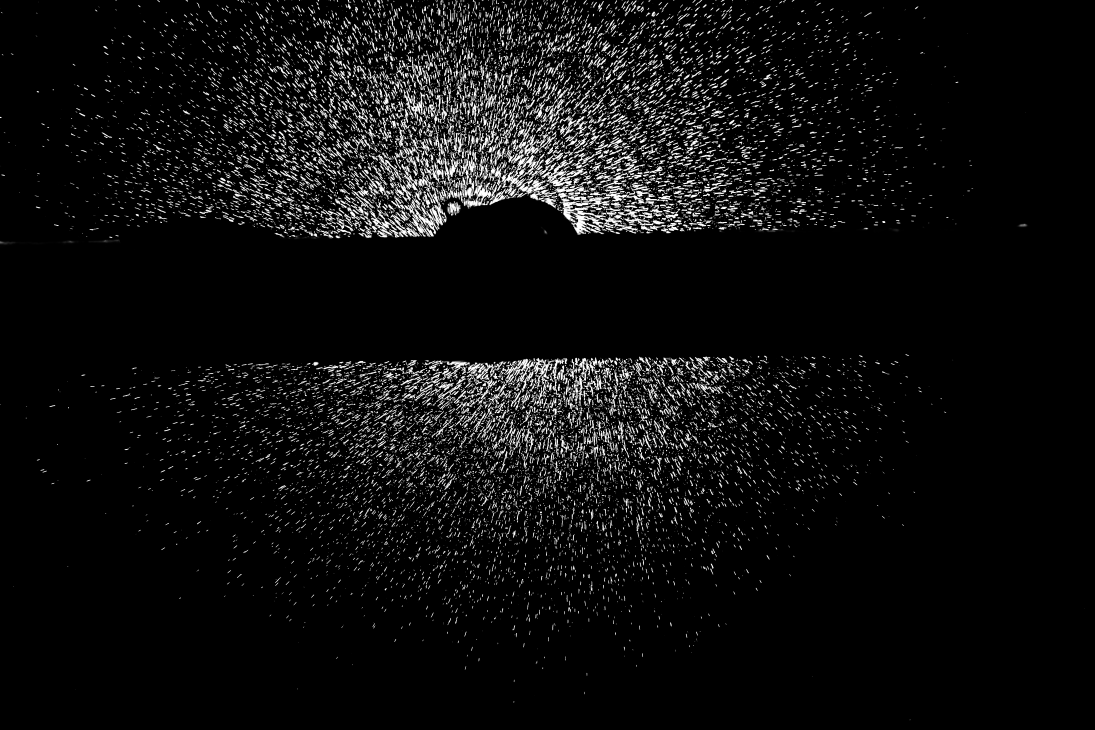
#> input picture img/week1.png, 5472 x 3648 px, found by its file name (shown at 1/5 size)
$ python test.py
#> lines starting #> are read from the running program, lines starting #| are printed output that depends on the picture; after the words box and inside, x2 and y2 are one past the last pixel; in counts of white or black regions, pixels touching at a corner belong together; long printed decimals are rounded
import cv2
import numpy as np
import math
import matplotlib.pyplot as plt

### TASK 1 ###

def roundUp(n, decimals=0):
    multiplier = 10 ** decimals
    return math.ceil(n * multiplier) / multiplier

# draw Rotated Rect bounding for drop
def drawBoundingRect(contour):
    # get the min area rect
    rect = cv2.minAreaRect(contour)
    box = cv2.boxPoints(rect)
    box = np.int0(box) #convert all coordinates floating point value to int
    # draw all contours
    cv2.drawContours(img_draw, [box], 0, (0, 255, 0), 1)
#read image file.
open_path_fname = "C:\\MyFolder\\Code\\Python\\week1\\img\\week1.png"
img = cv2.imread(open_path_fname,2)
#> img: shape (3648, 5472); min 0, max 255, mean 15.2
img_draw = cv2.imread(open_path_fname,1)
#> img_draw is the input picture: shape (3648, 5472, 3); mean B, G, R 15.2, 15.2, 15.2
#more smoothing, make the image blur to avoid the noises.
#img_blur = cv2.GaussianBlur(img, (3,3), 0)
#Canny edge direction.
threshold = 0
edges = cv2.Canny(img, threshold, threshold*2)
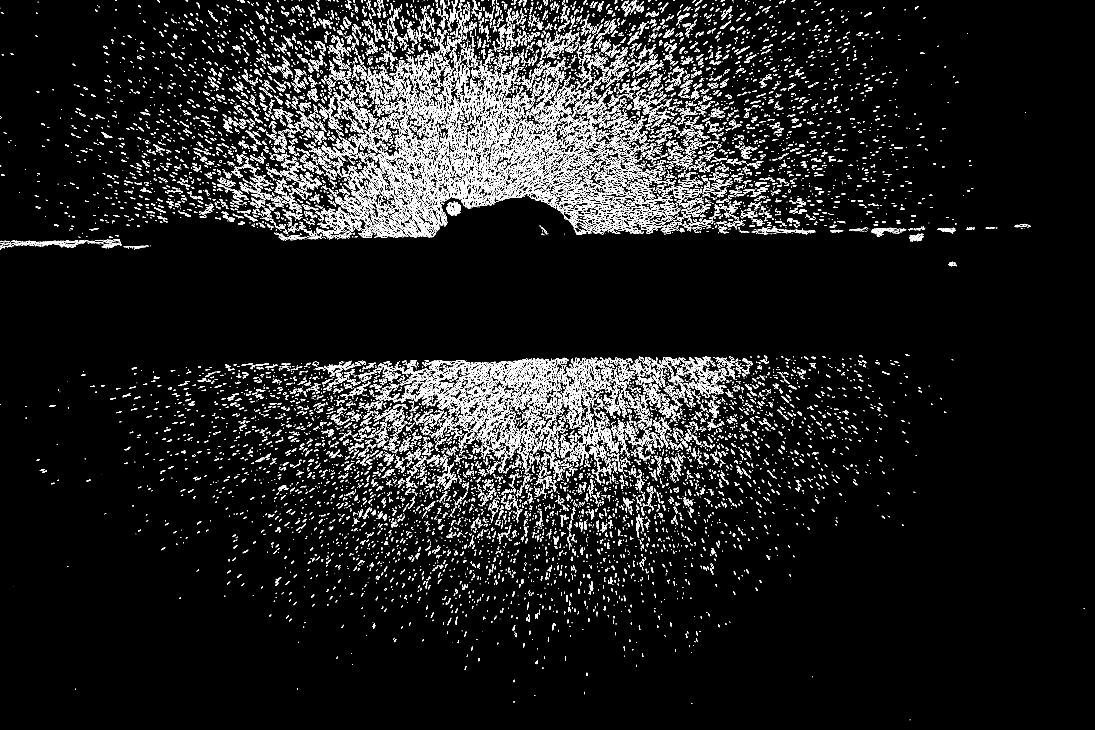
#> edges: shape (3648, 5472) (shown at 1/5 size); 3.7% white in thin lines or dots
# get contours list
contours, _ = cv2.findContours(
	edges, cv2.RETR_TREE, cv2.CHAIN_APPROX_SIMPLE)
#> contours = 47233 contours, 33881 with area under 20; largest, box (x1, y1, x2, y2) and area: (2017, 438, 2128, 606) 2950, (2581, 897, 2844, 1003) 2810, (3018, 766, 3186, 848) 2347, (1845, 1037, 1957, 1187) 1950, (2036, 732, 2102, 864) 1754
#print number of drops
total = len(contours)
#> total = 47233
print("(Task 1)number of drops in the image : ", total)
#| (Task 1)number of drops in the image :  47233

diameter_list = []
for cnt in contours :
    drawBoundingRect(cnt)
#> this loop made 47233 passes
#> (rect in drawBoundingRect, box in drawBoundingRect) on passes 1, 2, 5: (((4549.8, 3598.8), (2.83, 2.12), -45), [[4549, 3600], [4548, 3599], [4550, 3597], [4551, 3598]]), (((4549.8, 3598.8), (2.83, 2.12), -45), [[4549, 3600], [4548, 3599], [4550, 3597], [4551, 3598]]), (((2568.5, 3508.5), (7, 3), -90), [[2570, 3512], [2567, 3512], [2567, 3505], [2570, 3505]])
#save as image.
save_path = "C:\\MyFolder\\Code\\Python\\week1\\img\\week1Task1result.png"
cv2.imwrite(save_path, img_draw)
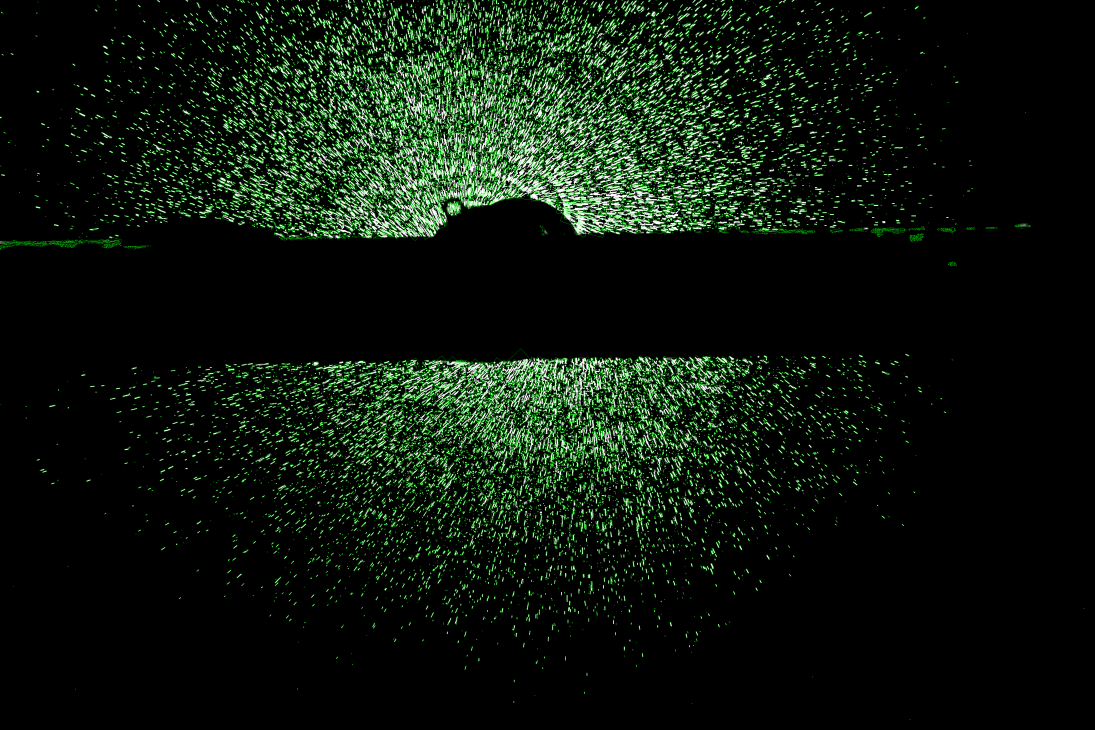
#> saved as week1Task1result.png: shape (3648, 5472, 3) (shown at 1/5 size); mean B, G, R 12.4, 23.1, 12.4

#show image on display.
cv2.imshow("Bounding Rectangle of Drops", img_draw)
cv2.waitKey(0)
cv2.destroyAllWindows()

#### TASK 2 ###

#reset image file.
img_draw = cv2.imread(open_path_fname,1)

#draw black circle (find ROI).
height, width = img.shape
#> height = 3648; width = 5472
center = (int(width/2-120), int(height/2-350))
#> center = (2616, 1474)
radius = 1391
black_circle = cv2.circle(img, center, radius, (0,0,0), -1 )

#Canny edge direction.
threshold = 0
edges = cv2.Canny(img, threshold, threshold*2)
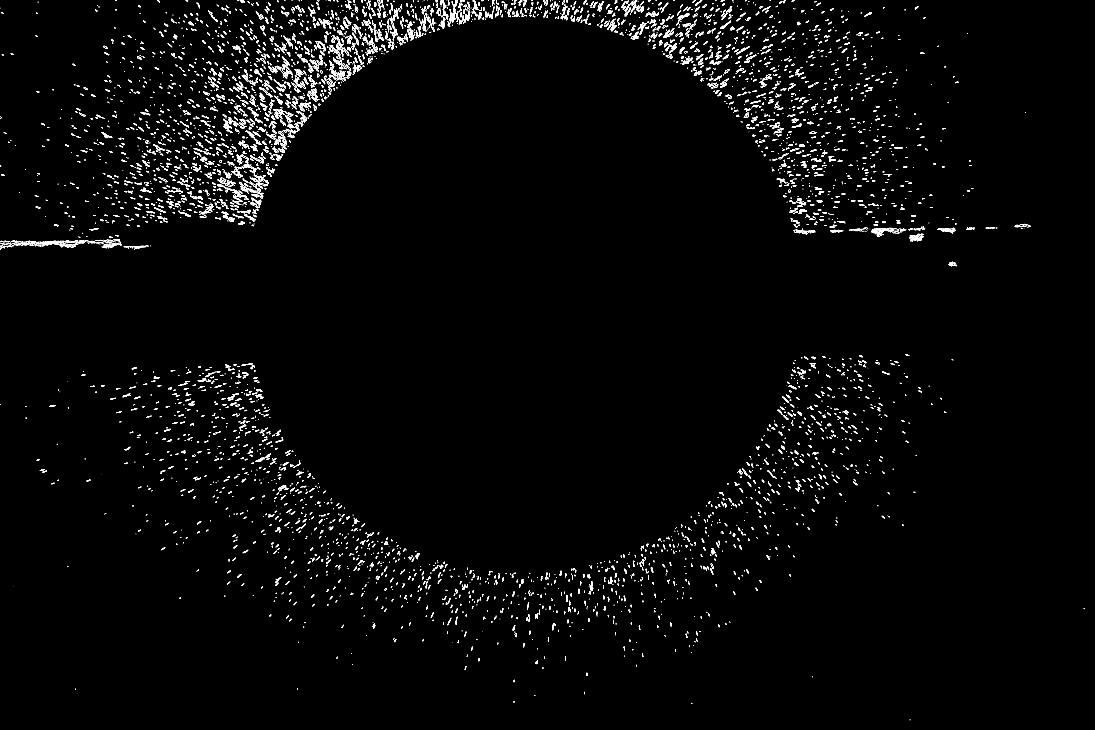
#> edges: shape (3648, 5472) (shown at 1/5 size); 0.92% white in thin lines or dots
#find contours.
contours, hierarchy = cv2.findContours(
	edges, cv2.RETR_TREE, cv2.CHAIN_APPROX_SIMPLE)
#> contours = 12423 contours, 7800 with area under 20; largest, box (x1, y1, x2, y2) and area: (1383, 329, 1439, 381) 572, (1967, 42, 1993, 104) 524, (2039, 121, 2070, 202) 517, (1114, 1077, 1173, 1110) 493, (1297, 435, 1362, 486) 474
total = len(contours)
#> total = 12423
print("(Task 2) number of drops in the image : ", total)
#| (Task 2) number of drops in the image :  12423
#find diameter
microns = 10 #10 microns per pixel
diameter_list = []
for cnt in contours :
    drawBoundingRect(cnt)
    ((x,y),(width_rect,height_rect),angle)= cv2.minAreaRect(cnt)
    if width_rect < height_rect:
        diameter = width_rect*microns
    else:
        diameter = height_rect*microns
    diameter_list.append(diameter)
#> this loop made 12423 passes
#> (cnt, box in drawBoundingRect, x, y, width_rect, height_rect, angle, diameter) on passes 3, 4, 7, 8: ([[3458, 3515], [3458, 3517], [3460, 3517], [3460, 3515]], [[3460, 3517], [3458, 3517], [3458, 3515], [3460, 3515]], 3459, 3516, 2, 2, -90, 20), ([[3458, 3516], [3459, 3515], [3460, 3516], [3459, 3517]], [[3459, 3517], [3458, 3516], [3459, 3515], [3460, 3516]], 3459, 3516, 1.41, 1.41, -45, 14.14), ([[2673, 3475], [2673, 3477], [2675, 3477], [2675, 3475]], [[2675, 3477], [2673, 3477], [2673, 3475], [2675, 3475]], 2674, 3476, 2, 2, -90, 20), ([[2673, 3476], [2674, 3475], [2675, 3476], [2674, 3477]], [[2674, 3477], [2673, 3476], [2674, 3475], [2675, 3476]], 2674, 3476, 1.41, 1.41, -45, 14.14)
#> (box in drawBoundingRect, x, y, width_rect, height_rect, angle, diameter) on passes 1, 2, 5, 6, 10, 17: ([[4549, 3600], [4548, 3599], [4550, 3597], [4551, 3598]], 4549.8, 3598.8, 2.83, 2.12, -45, 21.21), ([[4549, 3600], [4548, 3599], [4550, 3597], [4551, 3598]], 4549.8, 3598.8, 2.83, 2.12, -45, 21.21), ([[2570, 3512], [2567, 3512], [2567, 3505], [2570, 3505]], 2568.5, 3508.5, 7, 3, -90, 30), ([[2568, 3512], [2566, 3510], [2569, 3507], [2571, 3509]], 2568.8, 3509.8, 4.24, 3.54, -45, 35.36), ([[2923, 3470], [2922, 3470], [2923, 3459], [2924, 3459]], 2923.4, 3464.6, 11.05, 1.81, -84.81, 18.11), ([[2572, 3410], [2569, 3410], [2569, 3399], [2572, 3399]], 2570.5, 3404.5, 11, 3, -90, 30)

#find max diameter to use for loop
max_diameter = max(diameter_list)
print("max diameter:",max_diameter) #max diameter = 258.17
#| max diameter: 258.174

#data number/diameter of drops
size_num_drops = {}
# input data to num/diameter dict
count = 0
min_val = 0
for max_val in range(microns,int(roundUp(max_diameter,-1)+microns),microns):
    for diameter in diameter_list:
        if diameter >= min_val and diameter < max_val:
            count += 1
    size_num_drops[str(max_val)]=count
    count = 0
    min_val = max_val
#draw Diagram
size_drops = list(size_num_drops.keys())
num_drops = list(size_num_drops.values())
fig = plt.figure(figsize = (10, 5))
plt.bar(size_drops, num_drops, color = 'maroon',width =0.9)
plt.title('Distribute of drops')
plt.xlabel('Under size of drops')
plt.ylabel('Number of drops')
plt.show()
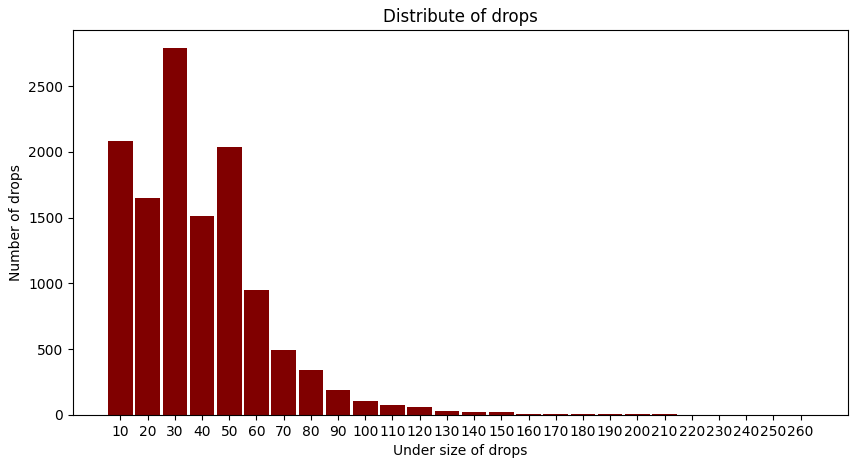
#> figure drawn by matplotlib, 1 panel; tallest bar 2788 high, from x = 1.55 to 2.45

#save as image.
save_path = "C:\\MyFolder\\Code\\Python\\week1\\img\\week1Task2result.png"
cv2.imwrite(save_path, img_draw)
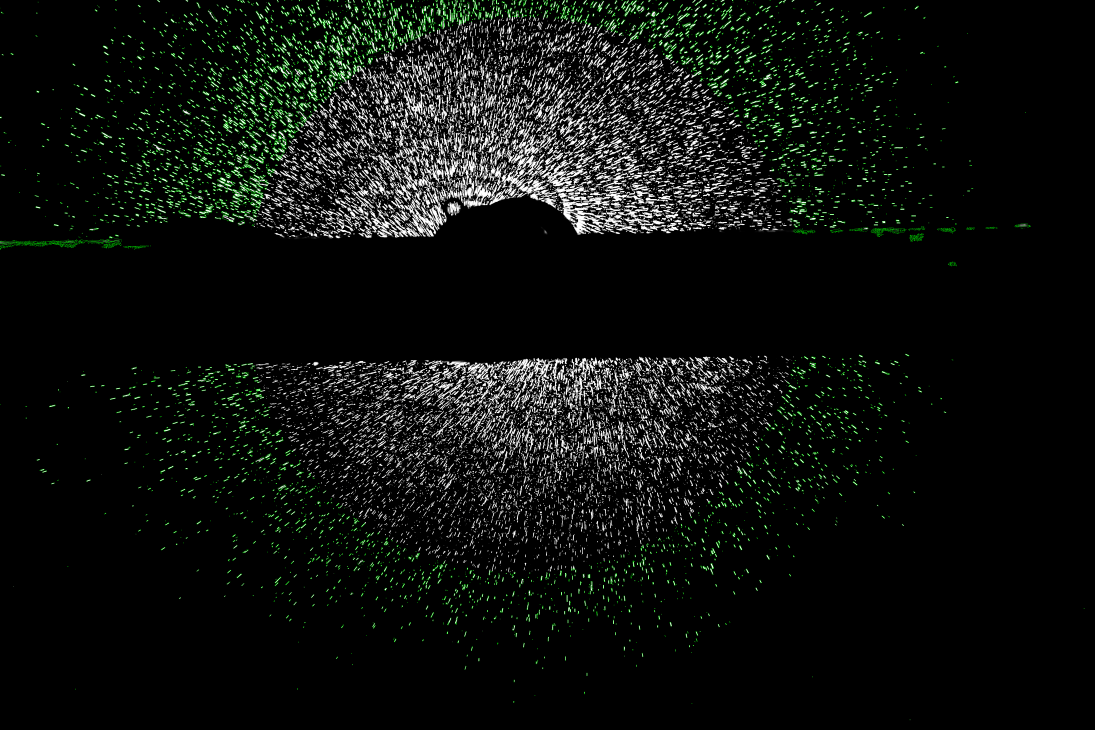
#> saved as week1Task2result.png: shape (3648, 5472, 3) (shown at 1/5 size); mean B, G, R 14.5, 17.3, 14.5

#show image on display.
cv2.imshow("Bounding Rectangle of Drops", img_draw)
cv2.waitKey(0)
cv2.destroyAllWindows()
